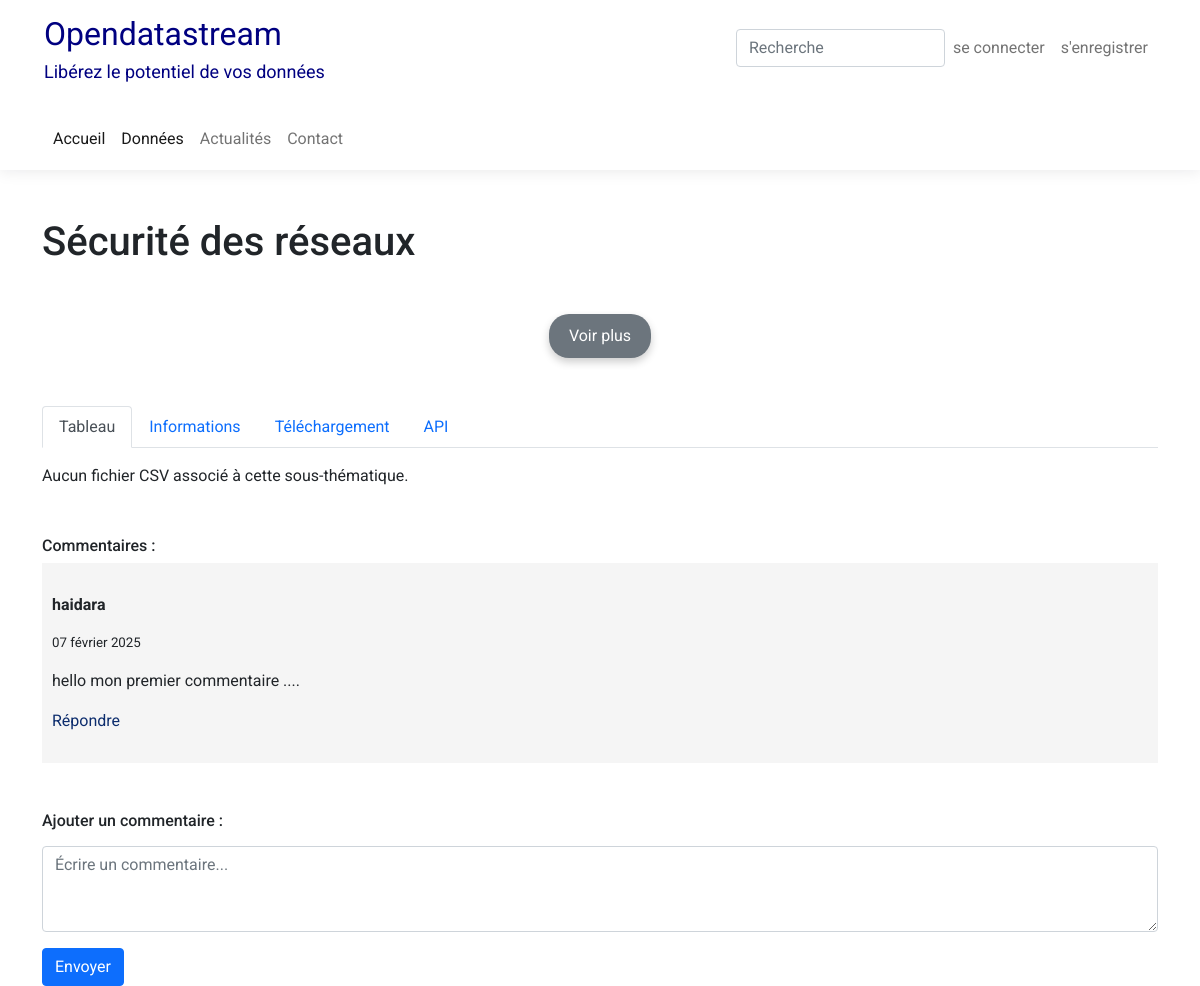
Page /sous-thematiques/securite-des-reseaux/ on the earlier database version.
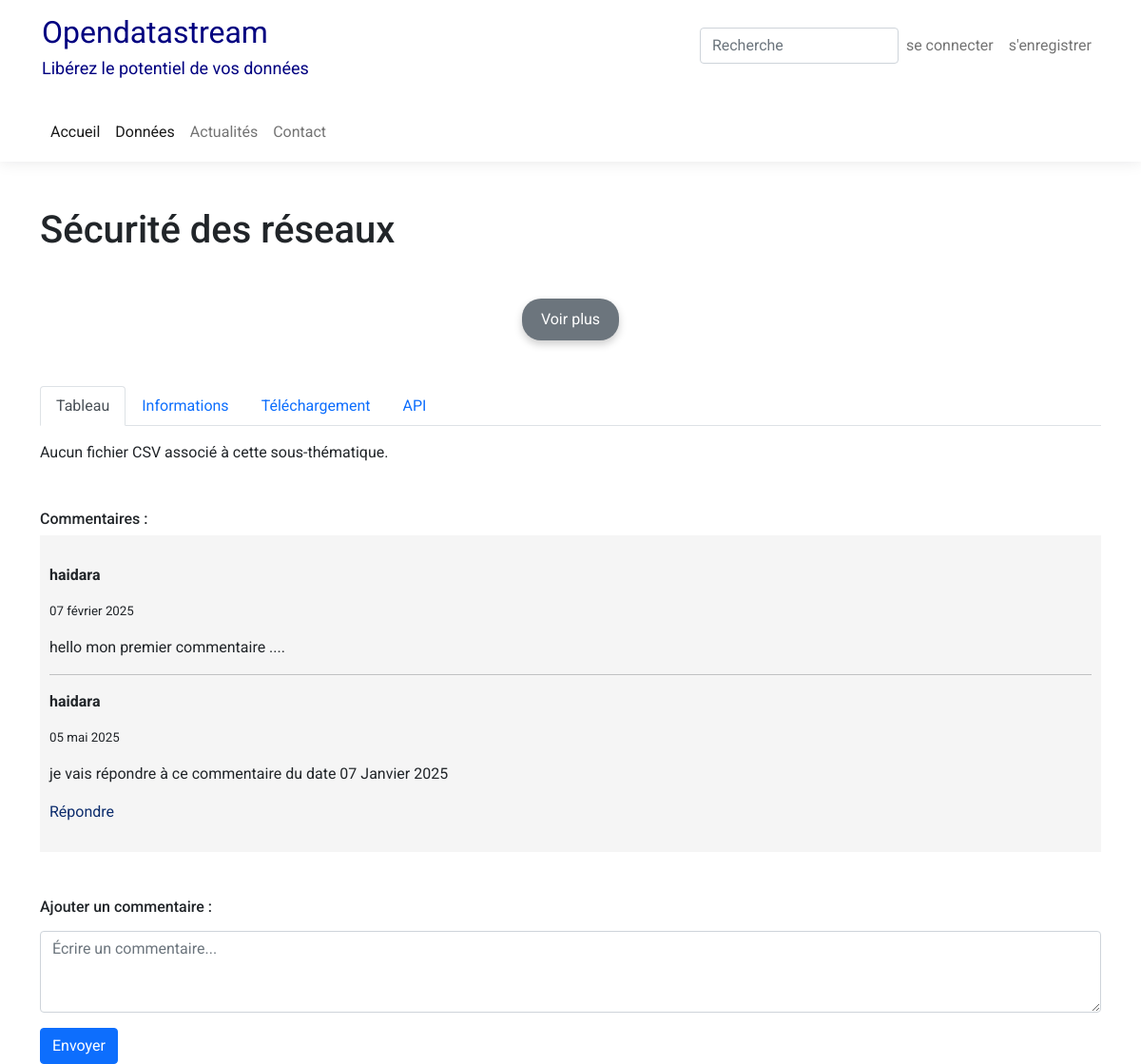
Same page on the later database version.
### pages/models.py (models this page shows, shortened)
class SousThematique(models.Model):
    thematique_parente = models.ForeignKey(Thematiques, on_delete=models.CASCADE)
    titre = models.CharField(max_length=200)
    slug = models.SlugField(unique=True, blank=True)
    description_sous_thematique = models.TextField(default='Description par défaut',blank=True)
    date_ajout = models.DateTimeField(auto_now=True)
    periodicite = models.IntegerField(default=2024)  # Utilisation d'un champ entier
    csv_file = models.FileField(upload_to='csv_files/',null=True, blank=True)
    def __str__(self):
        return self.titre
    class Meta:
        ordering = ['-date_ajout']

class Comment(models.Model):
    sous_thematique = models.ForeignKey(SousThematique, on_delete=models.CASCADE, related_name='comments')
    user = models.ForeignKey(User, on_delete=models.CASCADE)
    content = models.TextField()
    parent = models.ForeignKey('self', on_delete=models.CASCADE, null=True, blank=True, related_name='replies')
    created_at = models.DateTimeField(auto_now_add=True)

### pages/views.py (the view, shortened to what this page needs)
# urls.py: path('sous-thematiques/<slug:slug>/', views.sous_thematique_detail, name='sous_thematique_detail'),
def sous_thematique_detail(request,slug):
    sous_thematique = get_object_or_404(SousThematique, slug=slug)
    csv_data = None
    comments = sous_thematique.comments.filter(parent__isnull=True)
    if request.method == 'POST':
        if not request.user.is_authenticated:
            return redirect('connexion')
        form = CommentForm(request.POST)
        if form.is_valid():
            user = request.user
            content = form.cleaned_data['content']
            parent_id = form.cleaned_data.get('parent_id')
            parent_comment = Comment.objects.get(id=parent_id) if parent_id else None
            Comment.objects.create(sous_thematique=sous_thematique, user=user, content=content, parent=parent_comment)
            return redirect('sous_thematique_detail', slug=sous_thematique.slug)
    else:
        form = CommentForm()
    context = {
        'sous_thematique': sous_thematique,
        'csv_data': csv_data,
        'comments': comments,
        'form': form,
    }
    return render(request, 'pages/sous_thematique_detail.html', context)

### pages/forms.py
class CommentForm(forms.Form):
    content = forms.CharField(
        label='',
        widget=forms.Textarea(attrs={'class': 'form-control w-100', 'rows': 3, 'placeholder': 'Écrire un commentaire...'})
    )
    parent_id = forms.IntegerField(widget=forms.HiddenInput, required=False)

### pages/templates/pages/sous_thematique_detail.html (shortened to what this page needs)
{% extends 'base.html' %}
{% block content %}
<div class="container mt-5">
    <h1 class="mb-3">{{ sous_thematique }}</h1>
    <div class="text-wrapper" id="textWrapper">
        <div class="overlay" id="overlay"></div>
    </div>
    <div class="btn-more text-center mt-3">
        <button onclick="toggleText()" id="toggleBtn" class="btn btn-secondary">Voir plus</button>
    </div>
    <ul class="nav nav-tabs mt-5" id="myTab" role="tablist">
        <li class="nav-item" role="presentation">
            <button class="nav-link active" id="table-tab" data-bs-toggle="tab" data-bs-target="#table" type="button" role="tab" aria-controls="table" aria-selected="true">Tableau</button>
        </li>
        <li class="nav-item" role="presentation">
            <button class="nav-link" id="info-tab" data-bs-toggle="tab" data-bs-target="#info" type="button" role="tab" aria-controls="info" aria-selected="false">Informations</button>
        </li>
        <li class="nav-item" role="presentation">
            <button class="nav-link" id="download-tab" data-bs-toggle="tab" data-bs-target="#download" type="button" role="tab" aria-controls="download" aria-selected="false">Téléchargement</button>
        </li>
        <li class="nav-item" role="presentation">
            <button class="nav-link" id="api-tab" data-bs-toggle="tab" data-bs-target="#api" type="button" role="tab" aria-controls="api" aria-selected="false">API</button>
        </li>
    </ul>
    <div class="tab-content mt-3" id="myTabContent">
        <div class="tab-pane fade show active" id="table" role="tabpanel" aria-labelledby="table-tab">
            {% if csv_data %}
            <table id="csv_table" class="display mt-3">
                <thead>
                    <tr>
                        {% for header in csv_data.0.keys %}
                        <th>{{ header }}</th>
                        {% endfor %}
                    </tr>
                </thead>
                <tbody>
                    {% for row in csv_data %}
                    <tr>
                        {% for value in row.values %}
                        <td>{{ value }}</td>
                        {% endfor %}
                    </tr>
                    {% endfor %}
                </tbody>
            </table>
            {% else %}
            <p>Aucun fichier CSV associé à cette sous-thématique.</p>
            {% endif %}
        </div>
    </div>
</div>
<div class="container mt-5">
    {% if comments %}
    <h6>Commentaires :</h6>
    {% endif %}
    {% for comment in comments %}
    <div id="comment_{{ comment.id }}" class="comment-box mb-5" style="background-color:#F5F5F5;padding:30px 10px;">
        <p><strong>{{ comment.user.username }}</strong></p>
        <p style="font-size: smaller;">{{ comment.created_at|date:"d" }} {{ comment.created_at|date:"F" }} {{ comment.created_at|date:"Y" }}</p>
        <p>{{ comment.content }}</p>
        {% for reply in comment.replies.all %}
        <hr>
        <div id="reply_{{ reply.id }}" class="comment-box">
            <p><strong>{{ reply.user.username }}</strong></p>
            <p style="font-size: smaller;">{{ reply.created_at|date:"d" }} {{ reply.created_at|date:"F" }} {{ reply.created_at|date:"Y" }}</p>
            <p>{{ reply.content }}</p>
        </div>
        {% endfor %}
        <a href="#" id="reply_button_{{ comment.id }}" onclick="show_reply_form('{{ comment.id }}', event)" class="mt-5">Répondre</a>
    </div>
    {% endfor %}
    <h6>Ajouter un commentaire :</h6>
    <form id="comment_form" method="post" action="{% url 'sous_thematique_detail' sous_thematique.slug %}" class="mt-3">
        {{ form.as_p }}
        <button type="submit" class="btn btn-primary">Envoyer</button>
    </form>
</div>
{% endblock content %}
{% block script_extrat %}
<link rel="stylesheet" href="https://cdn.datatables.net/1.11.5/css/jquery.dataTables.min.css">
{% endblock script_extrat %}

### templates/base.html (shortened to what this page needs)
{% load static %}
<!doctype html>
<html lang="en">
  <head>
    <link rel="stylesheet" href="{% static 'css/notifications.css' %}">
    <link href="https://cdn.jsdelivr.net/npm/bootstrap@5.0.2/dist/css/bootstrap.min.css" rel="stylesheet">
    <link rel="stylesheet" href="{% static 'css/style.css' %}">
    <link rel="stylesheet" href="{% static 'css/accueil.css' %}">
    <link rel="stylesheet" href="https://cdn.datatables.net/1.11.5/css/jquery.dataTables.min.css">
    <link rel="stylesheet" href="https://cdnjs.cloudflare.com/ajax/libs/font-awesome/5.15.4/css/all.min.css">
  </head>
  <body>
<nav class="navbar navbar-expand-lg navbar-light" style="box-shadow: rgba(17, 17, 26, 0.1) 0px 0px 16px;">
        <div class="container" style="border:1px solid transparent;">
            <div class="collapse navbar-collapse flex-lg-column" id="navbarRightAlignExample" style="border:1px solid transparent;">
             <ul class="navbar-nav ml-auto mb-2 mb-lg-0"
                  style="width:100%;display:flex;align-items:center;">
                   <li class="nav-item" style="margin:0;">
                    <a href="#" style="font-size:xx-large;text-decoration:none;color:#000080;">
                        <ul style="list-style:none;text-decoration:none;padding:0;">
                            <li>Opendatastream</li>
                            <li style="font-size:18px;">Libérez le potentiel de vos données</li>
                        </ul>
                    </a>
                   </li>
                    <li class="nav-item" style="margin-left: auto;">
                    <form id="search-form-themes" class="form-inline" action="#">
                        <div class="md-form my-0">
                            <div style="position: relative;">
                            <input id="recherche-input-themes" class="form-control mr-sm-2" type="search" placeholder="Recherche" name="recherche" >
                                <button style="height:100%;display:flex;align-items:center;border:none;position: absolute; top: 50%; transform: translateY(-50%); right:9px;" class="btn btn-outline-secondary" type="submit">
                                </button>
                            </div>
                        </div>
                    </form>
                    </li>
                    {% if user.is_authenticated %}
                    <li class="nav-item">
                        <a class="nav-link" href="{% url 'deconnexion' %}">se déconnecter</a>
                    </li>
                    {% else %}
                        <li class="nav-item">
                            <a class="nav-link" href="{% url 'connexion' %}">se connecter</a>
                        </li>
                        <li class="nav-item">
                            <a class="nav-link" href="{% url 'inscription' %}">s'enregistrer</a>
                        </li>
                    {% endif %}
                </ul>
                <ul class="navbar-nav ml-auto mb-2 mb-lg-0"
                    style="width:100%;display:flex;justify-content:start;border:1px solid transparent;">
                    <li class="nav-item">
                        <a class="nav-link active" aria-current="page" href="{% url 'accueil' %}">Accueil</a>
                    </li>
                    <li class="nav-item">
                        <a class="nav-link active" aria-current="page" href="{% url 'tables' %}">Données</a>
                    </li>
                    <li class="nav-item">
                        <a class="nav-link" href="{% url 'accueil_actualite' %}">Actualités</a>
                    </li>
                    <li class="nav-item">
                        <a class="nav-link" href="{% url 'accueil_contact' %}">Contact</a>
                    </li>
                </ul>
            </div>
    </div>
</nav>
{% block content %} {% endblock content %}
{% block script_extrat %} {% endblock script_extrat %}
</body>
</html>

### static/css/style.css (style rules this page uses)
body { line-height: 1.5; font-family: 'Roboto', sans-serif; font-weight: 400; overflow-x: hidden; }
* { margin:0; box-sizing: border-box; }
:before,:after { box-sizing: border-box; }
a { text-decoration:none; color:#0D2D6D; }

### pages/templates/pages/sous_thematique_detail.html (style rules this page uses)
.text-wrapper { max-height: 6em; overflow: hidden; position: relative; transition: max-height 0.5s ease-in-out; }
.overlay { position: absolute; bottom: 0; left: 0; width: 100%; height: 3em; background: linear-gradient(to top, white, transparent); transition: opacity 0.3s; }
.btn-more button { background-color: #6c757d; color: white; border: none !important; padding: 10px 20px; border-radius: 20px; cursor: pointer; font-size: 16px; box-shadow: 0px 4px 8px rgba(0, 0, 0, 0.2); transition: background 0.3s, transform 0.2s; outline: none !important; }

Differences in the rows shown:
added Comment: user.username "haidara", created_at "05", created_at "mai", created_at "2025", content "je vais répondre à ce commentaire du date 07 Janvier 2025"
